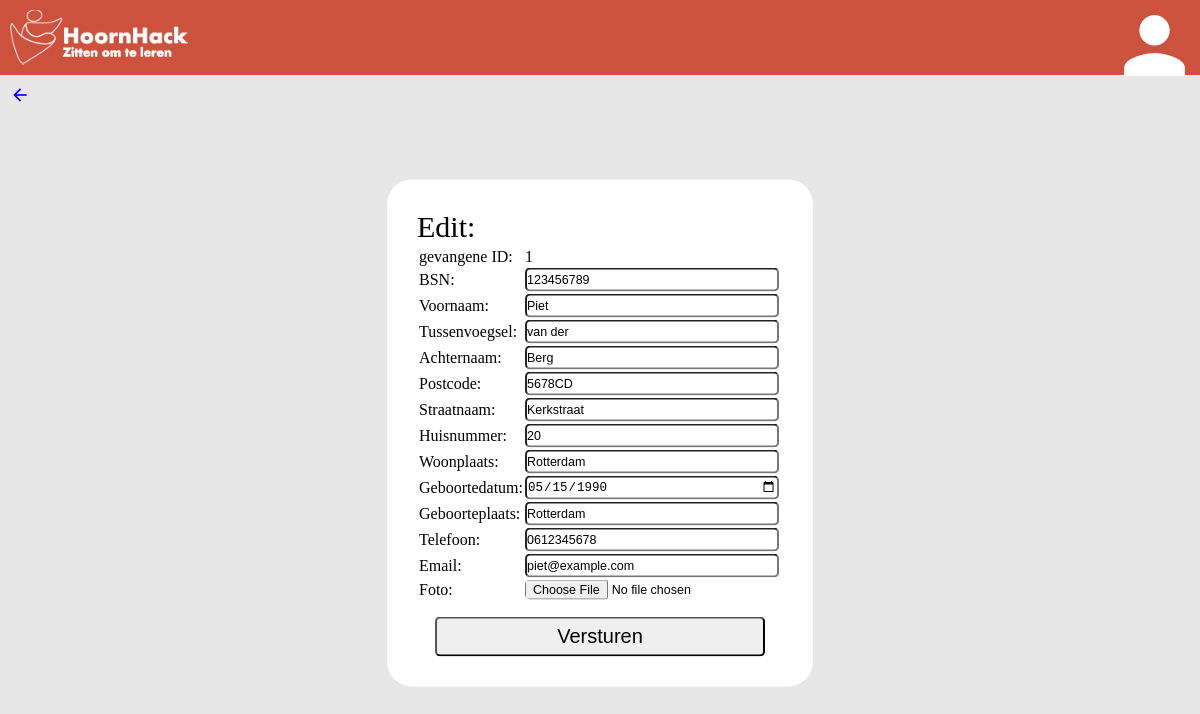
Screenshot of /hekkensluiter/EditGevangene.php?id=1 with the database file from the repository.
### tables this page shows
CREATE TABLE gevangene (
  id int(11) NOT NULL AUTO_INCREMENT,
  cell varchar(15) NOT NULL,
  medewerkersid int(11) NOT NULL,
  voornaam varchar(15) NOT NULL,
  tussenvoegsel varchar(10) DEFAULT NULL,
  achternaam varchar(25) NOT NULL,
  postcode varchar(25) NOT NULL,
  straatnaam varchar(25) NOT NULL,
  woonplaats varchar(25) NOT NULL,
  geboorteplaats varchar(25) NOT NULL,
  huisnummer varchar(25) NOT NULL,
  burgerservicenummer varchar(25) NOT NULL,
  geboortedatum date NOT NULL,
  telefoon varchar(15) NOT NULL,
  email varchar(50) NOT NULL,
  foto LONGBLOB,
  start_datum timestamp NOT NULL DEFAULT CURRENT_TIMESTAMP,
  PRIMARY KEY (id)
);

### class/Gevangene.php (called while the page is built, shortened)
<?php
class gevangene {
    public $dbconn;
    public function __construct($dbconn){
        $this->dbconn = $dbconn;
    }
    public function GetFromId($id){
        $qry_Select = "SELECT
                *
                FROM gevangene
                WHERE id = :CheckId";
            $select=$this->dbconn->prepare($qry_Select);
            $select->execute(['CheckId' => $id]);
            return $select;
    }
}
?>

### hekkensluiter/EditGevangene.php (the view, shortened to what this page needs)
<?php
include('../view/header.php');
include('./components/header.php');
include('../class/Gevangene.php');
include('../class/Logboek.php');
$gevangene = new gevangene($dbconn);
$gevangeneFromID = $gevangene->GetFromId($_GET['id']);
$gevangeneFromID->setFetchMode(PDO::FETCH_BOTH);
?>
 <a  style="margin-left: 10px;
    margin-top: 10px;
    top: 10px;
    position: relative;" href="./overzicht.php"><i class="material-icons" style="font-size:20px; ">arrow_back</i></a>
<div id="formContainer">
    <div id="InnerContainer">
    <div id="FormLabel">Edit:</div>
        <form class="hekkensluiterForm"  method="POST" enctype="multipart/form-data" >
               <table>
                <?php
                foreach($gevangeneFromID as $row){
                echo"
                <tr>
                <tr>
                <td>gevangene ID:</td>
                    <td><label name='id'>".$row['id']."</label></td>
                    <td><input type='hidden'  readonly name='id' value='".$row['id']."'></td>
                </tr>
                    <tr>
                        <td>BSN:</td>
                        <td><input type='text' name='burgerservicenummer' value='".$row['burgerservicenummer']."'></td>
                    </tr>
                    <tr>
                        <td>Voornaam:</td>
                        <td><input type='text' name='voornaam' value='".$row['voornaam']."'></td>
                    </tr>
                    <tr>
                        <td>Tussenvoegsel:</td>
                        <td><input type='text' name='tussenvoegsel' value='".$row['tussenvoegsel']."'></td>
                    </tr>
                    <tr>
                        <td>Achternaam:</td>
                        <td><input type='text' name='achternaam' value='".$row['achternaam']."'></td>
                    </tr>
                    <tr>
                        <td>Postcode:</td>
                        <td><input type='text' name='postcode' value='".$row['postcode']."'></td>
                    </tr>
                    <tr>
                        <td>Straatnaam:</td>
                        <td><input type='text' name='straatnaam' value='".$row['straatnaam']."'></td>
                    </tr>
                    <tr>
                        <td>Huisnummer:</td>
                        <td><input type='text' name='huisnummer' value='".$row['huisnummer']."'></td>
                    </tr>
                    <tr>
                        <td>Woonplaats:</td>
                        <td><input type='text' name='woonplaats' value='".$row['woonplaats']."'></td>
                    </tr>
                    <tr>
                        <td>Geboortedatum:</td>
                        <td><input type='date' name='geboortedatum' value='".$row['geboortedatum']."'></td>
                    </tr>
                    <tr>
                        <td>Geboorteplaats:</td>
                        <td><input type='text' name='geboorteplaats' value='".$row['geboorteplaats']."'></td>
                    </tr>
                    <tr>
                        <td>Telefoon:</td>
                        <td><input type='text' name='telefoon' value='".$row['telefoon']."'></td>
                    </tr>
                    <tr>
                        <td>Email:</td>
                        <td><input type='text' name='email' value='".$row['email']."'></td>
                    </tr>
                    <tr>
                        <td>Foto:</td>
                        <td><input type='file' name='foto' value=''></td>
                    </tr>
                ";}
                ?>
               </table>
                <input type="submit" value="Versturen" id="FormSubmit">
        </form>
    </div>
<?php
include('../view/footer.php');
?>

### css/main.css (style rules this page uses)
* { padding:0px; margin:0px; }
body { background-color: #e7e7e7; }
#formContainer { border-radius: 25px; position: absolute; top: calc(50% + 32.5px); left: 50%; transform: translate(-50%, -50%); padding: 10px; background-color: white; }
#InnerContainer { padding: 20px; }
#FormLabel { font-size: 30px; }
#FormSubmit { bottom: 0px; }
#FormSubmit { height: 100%; width: 100%; display: flex; flex-direction: row; align-items: center; justify-content: center; }
.hekkensluiterForm { display: grid; justify-items: center; row-gap: 15px; }
.hekkensluiterForm input, select { font-size: 12.5px; width: 250px; height: 20px; border-width: 2px; border-radius: 5px; }
.hekkensluiterForm #FormSubmit { font-size: 20px; width: 90%; height: 40px; border-width: 2px; border-radius: 5px; }

### rows the page displays
gevangene: id "1", burgerservicenummer "123456789", voornaam "Piet", tussenvoegsel "van der", achternaam "Berg", postcode "5678CD", straatnaam "Kerkstraat", huisnummer "20", woonplaats "Rotterdam", geboortedatum "05/15/1990", geboorteplaats "Rotterdam", telefoon "0612345678", email "piet@example.com"
